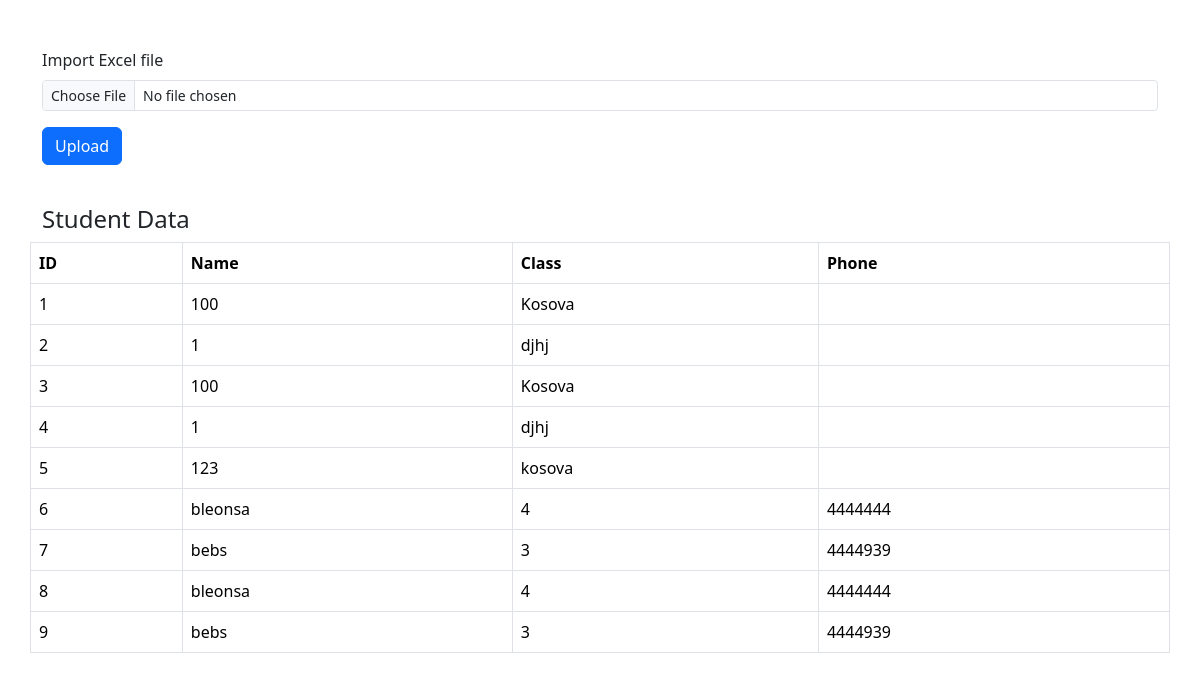
The page / on the database its author committed.
### tables this page shows
CREATE TABLE `student` (
  `ID` int(30) NOT NULL,
  `stud_name` varchar(20) NOT NULL,
  `stud_class` varchar(40) NOT NULL,
  `stud_phone` text NOT NULL
);

### index.php (the view, shortened to what this page needs)
<?php
$con = mysqli_connect("localhost", "root", "", "data1");
?>
<!DOCTYPE html>
<html lang="en">
<head>
    <link href="https://cdn.jsdelivr.net/npm/bootstrap@5.3.7/dist/css/bootstrap.min.css" rel="stylesheet"
>
</head>
<body>
    <div class="container mt-5">
        <div class="row">
            <form action="code.php" method="POST" enctype="multipart/form-data" class="mb-4">
                <div class="mb-3">
                    <label for="formFileSm" class="form-label">Import Excel file</label>
                    <input class="form-control form-control-sm" id="formFileSm" type="file" name="import_file" required>
                </div>
                <div class="mb-3">
                    <button type="submit" name="import_file_btn" class="btn btn-primary">Upload</button>
                </div>
            </form>
        </div>
        <div class="row">
            <h4>Student Data</h4>
            <table class="table table-bordered">
                <thead>
                    <tr>
                        <th>ID</th>
                        <th>Name</th>
                        <th>Class</th>
                        <th>Phone</th>
                    </tr>
                </thead>
                <tbody>
                    <?php
                    $query = "SELECT * FROM student";
                    $query_run = mysqli_query($con, $query);
                    if (mysqli_num_rows($query_run) > 0) {
                        while ($row = mysqli_fetch_assoc($query_run)) {
                            echo "<tr>";
                            echo "<td>" . $row['ID'] . "</td>";
                            echo "<td>" . $row['stud_name'] . "</td>";
                            echo "<td>" . $row['stud_class'] . "</td>";
                            echo "<td>" . $row['stud_phone'] . "</td>";
                            echo "</tr>";
                        }
                    } else {
                        echo "<tr><td colspan='4' class='text-center'>No Data Found</td></tr>";
                    }
                    ?>
                </tbody>
            </table>
        </div>
    </div>
</body>
</html>

### rows shown on the page
student: ID "1", stud_name "100", stud_class "Kosova"
student: ID "2", stud_name "1", stud_class "djhj"
student: ID "3", stud_name "100", stud_class "Kosova"
student: ID "4", stud_name "1", stud_class "djhj"
student: ID "5", stud_name "123", stud_class "kosova"
student: ID "6", stud_name "bleonsa", stud_class "4", stud_phone "4444444"
student: ID "7", stud_name "bebs", stud_class "3", stud_phone "4444939"
student: ID "8", stud_name "bleonsa", stud_class "4", stud_phone "4444444"
student: ID "9", stud_name "bebs", stud_class "3", stud_phone "4444939"
